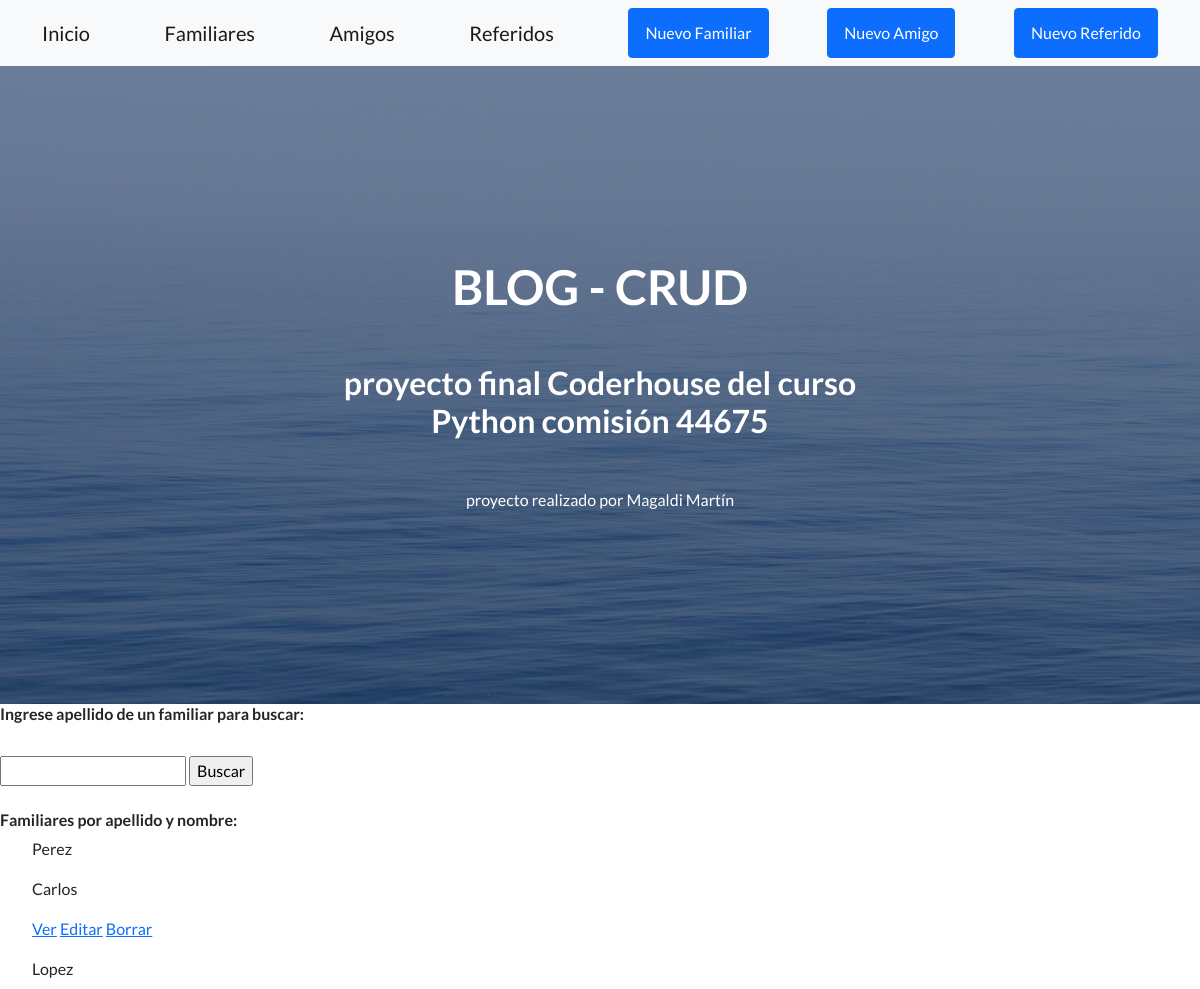
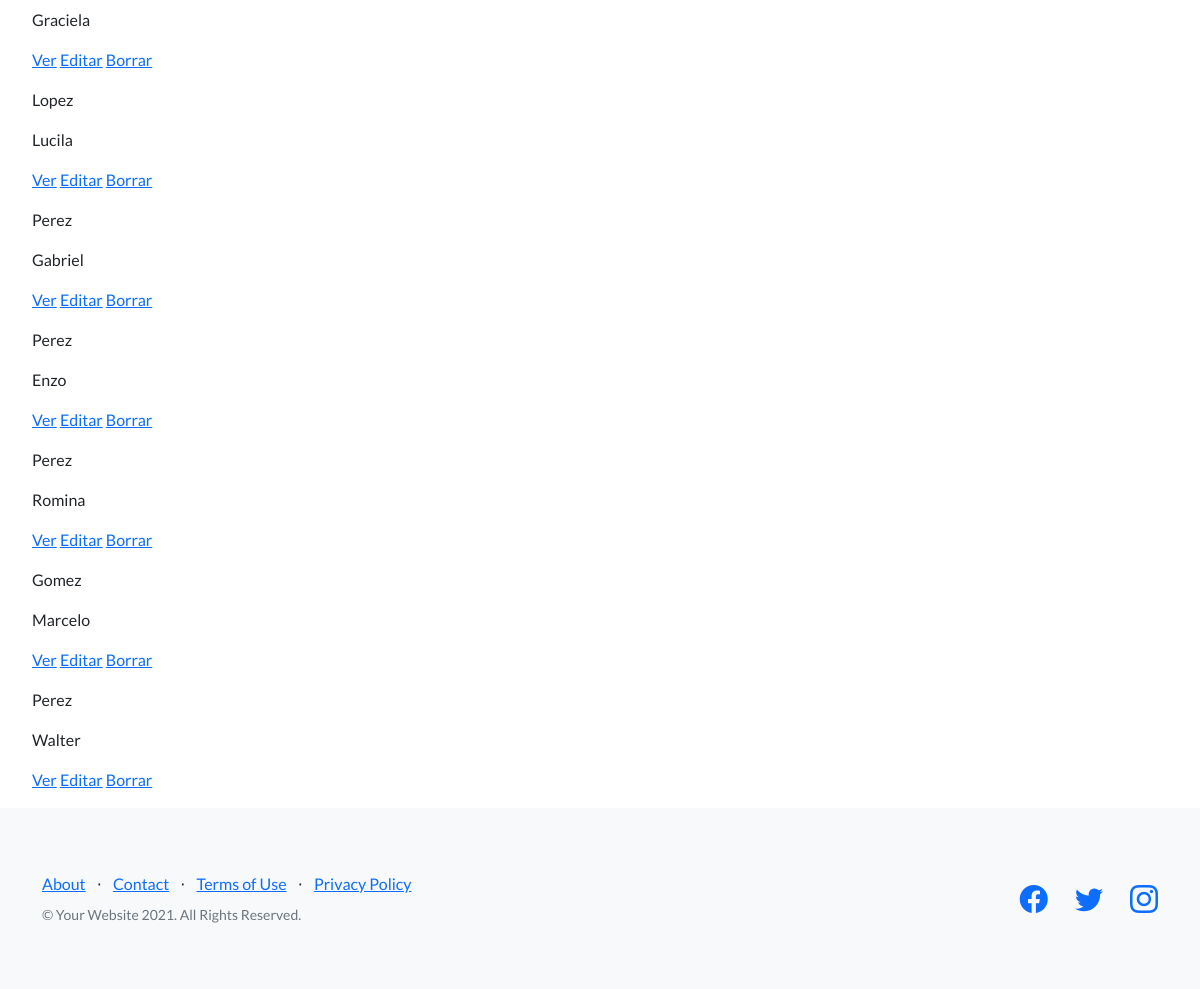
/Blog/Familiares/, run on the app's committed database (2 pictures, top to bottom).
### Blog/models.py (models this page shows)
class Familiares(models.Model):
    nombre=models.CharField(max_length=40)
    apellido=models.CharField(max_length=40)
    email=models.EmailField()
    dni=models.IntegerField()

### Blog/views.py (the view)
# urls.py: path("Familiares/", views.FamiliaresList.as_view(),name='Familiares'),
class FamiliaresList(ListView):
    model = Familiares
    template = 'Blog/familiares_list.html'

### Blog/templates/Blog/familiares_list.html
{% extends "Blog/padre.html" %}
{% load static %}
{% block contenidoQueCambia %}
<h6>Ingrese apellido de un familiar para buscar:</h6>
<br>
<form action="/Blog/buscar/"    method="get">{% csrf_token %}
    <input type="text" name="apellido" id="apellido">
    <input type="submit", value="Buscar">
</form>
<br>
<h6>Familiares por apellido y nombre:</h6>
    <ul>
        {%for Familiares in object_list%}
            <p>{{Familiares.apellido}}</p>
            <p>{{Familiares.nombre}}</p>
            <p>
                <a href="{% url 'Detail' Familiares.id %}">Ver</a>
                <a href="{% url 'Edit' Familiares.id %}">Editar</a>
                <a href="{% url 'Delete' Familiares.id %}">Borrar</a>
            </p>
        {%endfor%}
    </ul>
{% endblock %}

### Blog/templates/Blog/padre.html (shortened to what this page needs)
<!DOCTYPE html>
<html lang="en">
    <head>
        {%load static%}
        <link href="https://cdn.jsdelivr.net/npm/bootstrap-icons@1.5.0/font/bootstrap-icons.css" rel="stylesheet" type="text/css" />
        <link href="{%static 'Blog/css/styles.css'%}" rel ="stylesheet" />
    </head>
    <body>
        <nav class="navbar navbar-light bg-light static-top">
            <div class="container">
                <a class="navbar-brand" href="{% url 'Inicio'%}">Inicio</a>
                <a class="navbar-brand" href="{% url 'Familiares'%}">Familiares</a>
                <a class="navbar-brand" href="{% url 'Amigos'%}">Amigos</a>
                <a class="navbar-brand" href="{% url 'Referidos'%}">Referidos</a>
                <a class="btn btn-primary" href="{% url 'New' %}">Nuevo Familiar</a>
                <a class="btn btn-primary" href="{% url 'New2' %}">Nuevo Amigo</a>
                <a class="btn btn-primary" href="{% url 'New3' %}">Nuevo Referido</a>
            </div>
        </nav>
        <header class="masthead">
            <div class="container position-relative">
                <div class="row justify-content-center">
                    <div class="col-xl-6">
                        <div class="text-center text-white">
                            <h1 class="mb-5">BLOG - CRUD</h1>
                            <h2 class="mb-5">proyecto final Coderhouse del curso Python comisión 44675</h2>
                            <h8 class="mb-5">proyecto realizado por Magaldi Martín</h8>
                        </div>
                    </div>
                </div>
            </div>
        </header>
        {% block contenidoQueCambia %}
        {% endblock %}
        <footer class="footer bg-light">
            <div class="container">
                <div class="row">
                    <div class="col-lg-6 h-100 text-center text-lg-start my-auto">
                        <ul class="list-inline mb-2">
                            <li class="list-inline-item"><a href="#!">About</a></li>
                            <li class="list-inline-item">⋅</li>
                            <li class="list-inline-item"><a href="#!">Contact</a></li>
                            <li class="list-inline-item">⋅</li>
                            <li class="list-inline-item"><a href="#!">Terms of Use</a></li>
                            <li class="list-inline-item">⋅</li>
                            <li class="list-inline-item"><a href="#!">Privacy Policy</a></li>
                        </ul>
                        <p class="text-muted small mb-4 mb-lg-0">&copy; Your Website 2021. All Rights Reserved.</p>
                    </div>
                    <div class="col-lg-6 h-100 text-center text-lg-end my-auto">
                        <ul class="list-inline mb-0">
                            <li class="list-inline-item me-4">
                                <a href="#!"><i class="bi-facebook fs-3"></i></a>
                            </li>
                            <li class="list-inline-item me-4">
                                <a href="#!"><i class="bi-twitter fs-3"></i></a>
                            </li>
                            <li class="list-inline-item">
                                <a href="#!"><i class="bi-instagram fs-3"></i></a>
                            </li>
                        </ul>
                    </div>
                </div>
            </div>
        </footer>
    </body>
</html>

### data on the page
Familiares: apellido "Perez", nombre "Carlos"
Familiares: apellido "Lopez", nombre "Graciela"
Familiares: apellido "Lopez", nombre "Lucila"
Familiares: apellido "Perez", nombre "Gabriel"
Familiares: apellido "Perez", nombre "Enzo"
Familiares: apellido "Perez", nombre "Romina"
Familiares: apellido "Gomez", nombre "Marcelo"
Familiares: apellido "Perez", nombre "Walter"
